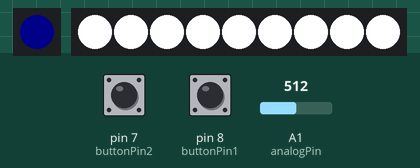
Bench run of a sketch on a simulated Arduino Uno, built with avr-gcc and run on an emulated ATmega328P. Parts: 1 RGB LEDs in strip order, left to right, 9 RGB LEDs in strip order, left to right. The inputs (shaded band) are chosen by the test bench; at power-on: pin 7 (buttonPin2) LOW, pin 8 (buttonPin1) HIGH, A1 (analogPin) = 512. Dim RGB values are drawn brighter than linear.

Above: at 1.2 s.
1.3 s: pin 7 (buttonPin2) pulled HIGH for 0.15 s
At 2.2 s:
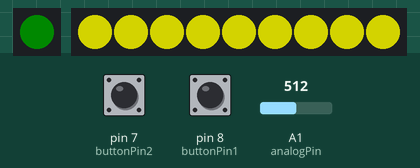
2.9 s: pin 8 (buttonPin1) pulled LOW for 0.15 s
4.7 s: pin 7 (buttonPin2) pulled HIGH for 1 s
At 6.0 s:
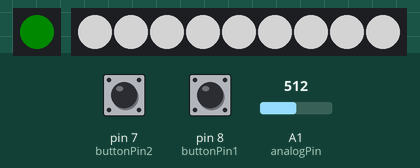
7.2 s: pin 8 (buttonPin1) pulled LOW for 1 s
9.9 s: pin 7 (buttonPin2) pulled HIGH for 3.2 s
At 11.1 s:
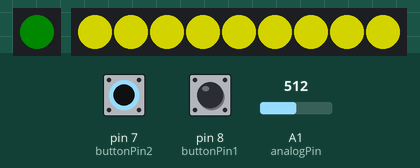
14.6 s: pin 7 (buttonPin2) driven HIGH and pin 8 (buttonPin1) driven LOW
At 16.2 s:
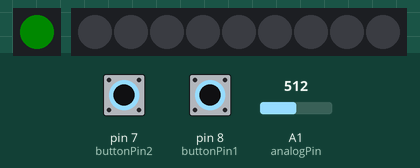
Timing chart, 0 to 17.3 s (numbered marks = the images above; inputs shaded):
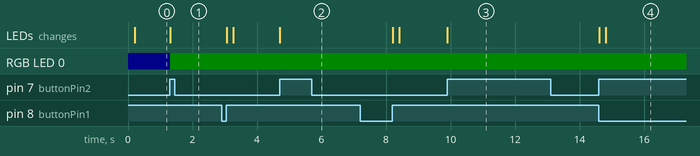

Measured:
- after the input at 1.3 s, RGB LED 0: RGB(0, 0, 10) → RGB(0, 10, 0) at once; the LEDs: change at once (image 1)
- after the input at 4.7 s, the LEDs: change at once (image 2)
- after the input at 9.9 s, the LEDs: change at once (image 3)
- after the input at 14.6 s, the LEDs: first change at once (image 4 shows a later state)

The sketch:

Proto1.1.ino
```cpp
// ledikirjasto
#include <Adafruit_NeoPixel.h>
#define STATUSPIN 6
#define POWERPIN 5
Adafruit_NeoPixel strip = Adafruit_NeoPixel(1, STATUSPIN, NEO_GRB + NEO_KHZ800);
Adafruit_NeoPixel strip2 = Adafruit_NeoPixel(9, POWERPIN, NEO_GRB + NEO_KHZ800);

// pinnien alustaminen
int analogPin = 1;
int buttonPin1 = 8;
int buttonPin2 = 7;
int button1State = 0;
int button2State = 0;

//apilla saadettavat muuttujat
int lisaa = 51;
float minvalue = 0;
float maxvalue = 255;

// muita globaaleja muuttujia
float valiarvo = 0;
int arvo = 0;
float fadeValue = 0;
int statusint = 0;             // 0 standby, 1 on, 2 off
unsigned int integerValue = 0; // Max value is 65535
char incomingByte;
boolean kytkin = false;

//alustetaan arduino
void setup(){
    Serial.begin(9600); // Begin the serial monitor at 9600bps
    pinMode(buttonPin1, INPUT);
    pinMode(buttonPin2, INPUT);
    strip.begin();
    strip2.begin();
}


//main looppi
void loop(){
    statusled();
    serialfunc();
    button1State = digitalRead(buttonPin1);
    button2State = digitalRead(buttonPin2);

    if (button1State == LOW && button2State == LOW) {   //pot
        buttonfunc1();
    }
    if (button1State == HIGH && button2State == LOW) {  //+light
        buttonfunc2(button1State, button2State);
    }
    if (button1State == LOW && button2State == HIGH) {  //-light
        buttonfunc3(button1State, button2State);
    }
    if (button1State == HIGH && button2State == HIGH) { //vled on/off
        blueOff(button1State, button2State);
    }
}

//Funktioita
void millisdelay(unsigned long aika){     //viive
    unsigned long currentMillis = millis();
    unsigned long previousMillis = currentMillis;
    while ((currentMillis - previousMillis) < aika) {
        currentMillis = millis();
        serialfunc();
    }
}

void serialfunc(){                        //ottaa vastaan dataa
    if (Serial.available() > 0) { // something came across serial
        integerValue = 0; // throw away previous integerValue
        while (1) { // force into a loop until '\n' is received
            incomingByte = Serial.read();
            if (incomingByte == '\n') break; // exit the while(1), we're done receiving
            if (incomingByte == -1)   continue; // if no characters are in the buffer read() returns -1
            integerValue *= 10; // shift left 1 decimal place
            // convert ASCII to integer, add, and shift left 1 decimal place
            integerValue = ((incomingByte - 48) + integerValue);
            if (incomingByte != -1){
              changeparameter(integerValue);
            }
        }
    }
}

void changeparameter(unsigned int value){ // muuttaa min/max arvoja
    if (value >= 1000 && value < 1255) {
        minvalue = value - 1000;
        Serial.print("Min=");
        Serial.print(minvalue);
        Serial.print("\n");
    }
    if (value > 2000+minvalue && value < 2256) {
        maxvalue = value - 2000;
        Serial.print("Max=");
        Serial.print(maxvalue);
        Serial.print("\n");
    }
    if (value > 3000 && value < 3256) {
        lisaa = value - 3000;
        Serial.print("Lisaa=");
        Serial.print(lisaa);
        Serial.print("\n");
    }
}

void statusled(){                         // statusled code
    if (fadeValue == 0) { // Standby, blue LED
      uint32_t color1 = strip.Color(0, 0, 10);
       for (uint16_t i = 0; i < strip.numPixels(); i++) {
            strip.setPixelColor(i, color1);
           strip.show();
        }
    }
    if (fadeValue > 0) { // Light ON, green LED
        uint32_t color1 = strip.Color(0, 10, 0);
        for (uint16_t i = 0; i < strip.numPixels(); i++) {
            strip.setPixelColor(i, color1);
            strip.show();
        }
    }
    if (statusint == 2) { // ERROR, red LED
        uint32_t color1 = strip.Color(10, 0, 0);
        for (uint16_t i = 0; i < strip.numPixels(); i++) {
            strip.setPixelColor(i, color1);
            strip.show();
        }
    }
}

void rgbvalaistus(float fadeValue){
    if (kytkin == false) { // white
        uint32_t color2 = strip2.Color(fadeValue, fadeValue, fadeValue);
        for (uint16_t i2 = 0; i2 < strip2.numPixels(); i2++) {
            strip2.setPixelColor(i2, color2);
            strip2.show();
        }
    }
    if (kytkin == true) { // blue off
        uint32_t color2 = strip2.Color(fadeValue, fadeValue, 0);
        for (uint16_t i2 = 0; i2 < strip2.numPixels(); i2++) {
            strip2.setPixelColor(i2, color2);
            strip2.show();
        }
    }
}

//LED-funktiot
void buttonfunc1() { // pot
  /*
    arvo = analogRead(analogPin) / 4;
    if (valiarvo - 15 > arvo || arvo > valiarvo + 15) {
        valiarvo = arvo;
        fadeValue = (((maxvalue - minvalue)/255)*valiarvo)+minvalue;
        if (fadeValue < 10) {
            fadeValue = 0;
        }
    rgbvalaistus(fadeValue);
  */

    arvo = analogRead(analogPin);
    arvo = (arvo-250)/1.8;
    if (arvo <= 10){
        arvo = 0;
    }
    if (10 < arvo && arvo < 25){
      valiarvo++;
    }
    else{
      valiarvo = 0;
    }
    if (fadeValue-15 <= arvo && arvo <= fadeValue+15 && arvo < 256){
        fadeValue = arvo;
        rgbvalaistus(fadeValue);
        millisdelay(10);
        //Serial.print(arvo);
        if (valiarvo > 8){
          valiarvo = 0;
          Serial.print("nyt");
          blueOff(button1State, button2State);
        }
        Serial.print("\n");

    }
}

void buttonfunc2(int button1State, int button2State) { // +light
    fadeValue = fadeValue + lisaa ;
    if (fadeValue > maxvalue) {
        fadeValue = maxvalue;
    }
    if (fadeValue < minvalue) {
        fadeValue = minvalue;
            }
    // sets the value (range from 0 to 255):
    rgbvalaistus(fadeValue);
    // wait for 200 milliseconds to set max);
    millisdelay(200);
    button1State = digitalRead(buttonPin1);
    if (button1State == HIGH) {
        fadeValue = maxvalue;
        rgbvalaistus(fadeValue);
        while (button1State == HIGH && button2State == LOW) {
            button1State = digitalRead(buttonPin1);
            button2State = digitalRead(buttonPin2);
        }
    }
}

void buttonfunc3(int button1State, int button2State) { // -light
    fadeValue = fadeValue - lisaa ;
    if (fadeValue < minvalue) {
        fadeValue = minvalue;
    }
    // sets the value (range from 0 to 255):
    rgbvalaistus(fadeValue);
    // wait for 200 milliseconds to set off
    millisdelay(200);
    button2State = digitalRead(buttonPin2);
    if (button2State == HIGH) {
        fadeValue = 0;
        rgbvalaistus(fadeValue);
        while (button2State == HIGH && button1State == LOW) {
            button1State = digitalRead(buttonPin1);
            button2State = digitalRead(buttonPin2);
        }
    }
}

void blueOff (int button1State, int button2State){
    fadeValue = (maxvalue+minvalue)/2;
    kytkin = !kytkin;
    rgbvalaistus(fadeValue);
    while (button1State == HIGH && button1State == HIGH) {
        button1State = digitalRead(buttonPin1);
        button2State = digitalRead(buttonPin2);
    }
}
```
